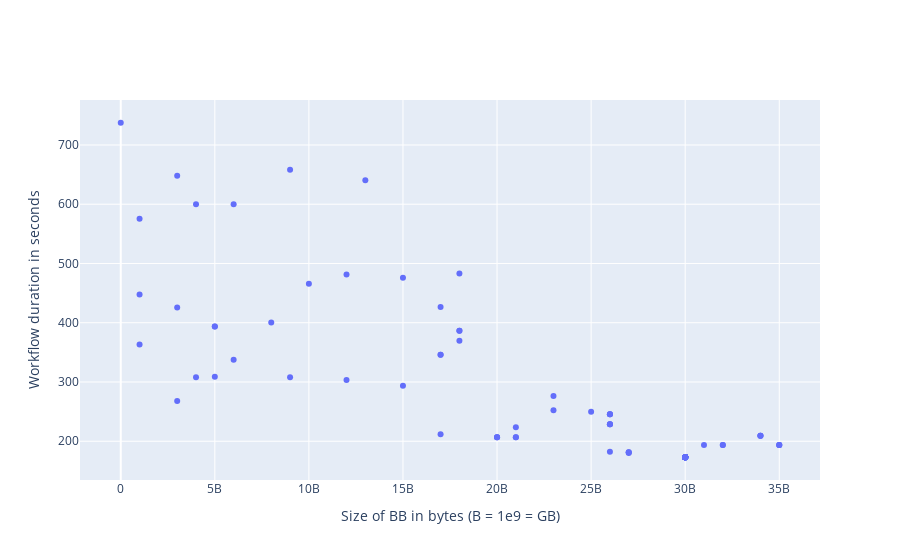

The code cell stored with this chart in its notebook:
### Markdown cell above
Plotting Workflow duration Vs BB Size : efficient frontier

### Code cell
import plotly.express as px
import plotly.graph_objects as go
colors = px.colors.qualitative.Plotly
fig = go.Figure()
fig.add_traces(go.Scatter(x=df['BB_size'], y = df['Fitness'], 
                          text = ["trial_index=" + str(i) for i in list(df.index)],
                          mode = 'markers', line=dict(color=colors[0])))
fig.update_xaxes(title_text='Size of BB in bytes (B = 1e9 = GB)')
fig.update_yaxes(title_text='Workflow duration in seconds')
fig.show()

### Figure 1 — Plotly figure (JSON) as saved in the notebook; plotly's stock layout.template omitted (floating-point values rounded to 4 significant figures)
{"data": [{"line": {"color": "#636EFA"}, "mode": "markers", "text": ["table_index=0", "table_index=1", "table_index=2", "table_index=3", "table_index=4", "table_index=5", "table_index=6", "table_index=7", "table_index=8", "table_index=9", "table_index=10", "table_index=11", "table_index=12", "table_index=13", "table_index=14", "table_index=15", "table_index=16", "table_index=17", "table_index=18", "table_index=19", "table_index=20", "table_index=21", "table_index=22", "table_index=23", "table_index=24", "table_index=25", "table_index=26", "table_index=27", "table_index=28", "table_index=29", "table_index=30", "table_index=31", "table_index=32", "table_index=33", "table_index=34", "table_index=35", "table_index=36", "table_index=37", "table_index=38", "table_index=39", "table_index=40", "table_index=41", "table_index=42", "table_index=43", "table_index=44", "table_index=45", "table_index=46", "table_index=47", "table_index=48", "table_index=49", "table_index=50", "table_index=51", "table_index=52", "table_index=53", "table_index=54", "table_index=55", "table_index=56", "table_index=57", "table_index=58", "table_index=59", "table_index=60", "table_index=61", "table_index=62", "table_index=63", "table_index=64", "table_index=65", "table_index=66", "table_index=67", "table_index=68", "table_index=69", "table_index=70", "table_index=71", "table_index=72", "table_index=73", "table_index=74", "table_index=75", "table_index=76", "table_index=77", "table_index=78", "table_index=79", "table_index=80", "table_index=81", "table_index=82", "table_index=83", "table_index=84", "table_index=85", "table_index=86", "table_index=87", "table_index=88", "table_index=89", "table_index=90", "table_index=91", "table_index=92", "table_index=93", "table_index=94", "table_index=95", "table_index=96", "table_index=97", "table_index=98", "table_index=99", "table_index=100", "table_index=101", "table_index=102", "table_index=103", "table_index=104", "table_index=105", "table_index=106", "table_index=107", "table_index=108", "table_index=109"], "type": "scatter", "x": [15000000000, 20000000000, 32000000000.0, 5000000000, 8000000000.0, 17000000000.0, 1000000000, 6000000000, 27000000000, 21000000000, 18000000000, 21000000000, 0, 3000000000, 20000000000, 5000000000, 26000000000, 15000000000, 17000000000.0, 35000000000, 25000000000, 20000000000, 34000000000, 1000000000, 9000000000, 21000000000, 34000000000, 12000000000, 26000000000, 26000000000, 26000000000, 26000000000, 35000000000, 1000000000, 27000000000.0, 6000000000, 17000000000, 18000000000, 4000000000, 3000000000, 5000000000, 32000000000.0, 17000000000, 34000000000, 30000000000.0, 31000000000, 27000000000.0, 23000000000, 26000000000, 12000000000, 3000000000, 13000000000, 18000000000, 23000000000, 18000000000, 10000000000, 4000000000, 26000000000, 35000000000, 9000000000, 30000000000.0, 30000000000.0, 30000000000.0, 30000000000.0, 30000000000.0, 30000000000.0, 30000000000.0, 30000000000.0, 30000000000.0, 30000000000.0, 30000000000.0, 30000000000.0, 30000000000.0, 30000000000.0, 30000000000.0, 30000000000.0, 30000000000.0, 30000000000.0, 30000000000.0, 30000000000.0, 30000000000.0, 30000000000.0, 30000000000.0, 30000000000.0, 30000000000.0, 30000000000.0, 30000000000.0, 30000000000.0, 30000000000.0, 30000000000.0, 30000000000.0, 30000000000.0, 30000000000.0, 30000000000.0, 30000000000.0, 30000000000.0, 30000000000.0, 30000000000.0, 30000000000.0, 30000000000.0, 30000000000.0, 30000000000.0, 30000000000.0, 30000000000.0, 30000000000.0, 30000000000.0, 30000000000.0, 30000000000.0, 30000000000.0, 30000000000.0], "y": [293.8, 206.6, 193.8, 393.5, 400.3, 346.1, 575.6, 337.5, 180.0, 206.6, 386.3, 223.8, 737.5, 648.1, 206.6, 393.5, 245.6, 475.9, 346.1, 193.6, 249.9, 206.6, 209.2, 363.3, 658.0, 206.6, 209.2, 481.3, 182.4, 245.6, 245.6, 228.8, 193.6, 447.5, 181.3, 600, 211.9, 483.0, 600, 268.1, 309.0, 193.8, 426.5, 209.2, 173.0, 193.7, 181.3, 276.3, 228.8, 303.3, 425.8, 640.4, 369.7, 252.4, 386.3, 465.7, 308.1, 228.8, 193.6, 308.1, 173.0, 173.0, 173.0, 173.0, 173.0, 173.0, 173.0, 173.0, 173.0, 173.0, 173.0, 173.0, 173.0, 173.0, 173.0, 173.0, 173.0, 173.0, 173.0, 173.0, 173.0, 173.0, 173.0, 173.0, 173.0, 173.0, 173.0, 173.0, 173.0, 173.0, 173.0, 173.0, 173.0, 173.0, 173.0, 173.0, 173.0, 173.0, 173.0, 173.0, 173.0, 173.0, 173.0, 173.0, 173.0, 173.0, 173.0, 173.0, 173.0, 173.0]}], "layout": {"xaxis": {"title": {"text": "Size of BB in bytes (B = 1e9 = GB)"}}, "yaxis": {"title": {"text": "Workflow duration in seconds"}}}}
